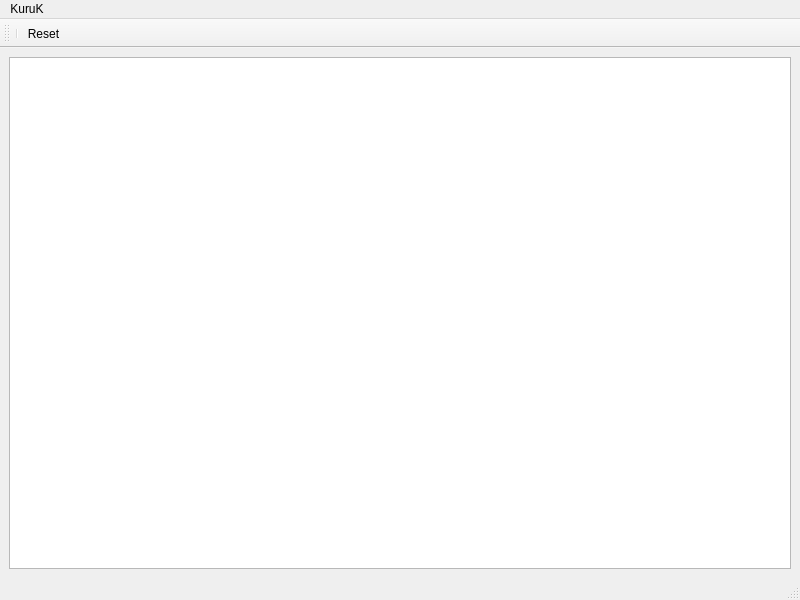
<?xml version="1.0" encoding="UTF-8"?>
<ui version="4.0">
 <class>kuruk</class>
 <widget class="QMainWindow" name="kuruk">
  <property name="geometry">
   <rect>
    <x>0</x>
    <y>0</y>
    <width>800</width>
    <height>600</height>
   </rect>
  </property>
  <property name="windowTitle">
   <string>MainWindow</string>
  </property>
  <widget class="QWidget" name="centralwidget">
   <layout class="QVBoxLayout" name="verticalLayout">
    <item>
     <widget class="Kshetra" name="kshetra">
      <property name="whatsThis">
       <string>&lt;html&gt;&lt;head/&gt;&lt;body&gt;&lt;p&gt;graphics view class showing the field&lt;/p&gt;&lt;p&gt;&lt;br/&gt;&lt;/p&gt;&lt;/body&gt;&lt;/html&gt;</string>
      </property>
      <property name="autoFillBackground">
       <bool>false</bool>
      </property>
      <property name="backgroundBrush">
       <brush brushstyle="NoBrush">
        <color alpha="255">
         <red>0</red>
         <green>170</green>
         <blue>0</blue>
        </color>
       </brush>
      </property>
      <property name="foregroundBrush">
       <brush brushstyle="NoBrush">
        <color alpha="255">
         <red>0</red>
         <green>170</green>
         <blue>0</blue>
        </color>
       </brush>
      </property>
     </widget>
    </item>
   </layout>
  </widget>
  <widget class="QMenuBar" name="menubar">
   <property name="geometry">
    <rect>
     <x>0</x>
     <y>0</y>
     <width>800</width>
     <height>19</height>
    </rect>
   </property>
   <widget class="QMenu" name="menuKuruK">
    <property name="title">
     <string>KuruK</string>
    </property>
    <addaction name="separator"/>
   </widget>
   <addaction name="menuKuruK"/>
  </widget>
  <widget class="QStatusBar" name="statusbar"/>
  <widget class="QToolBar" name="toolBar">
   <property name="windowTitle">
    <string>toolBar</string>
   </property>
   <attribute name="toolBarArea">
    <enum>TopToolBarArea</enum>
   </attribute>
   <attribute name="toolBarBreak">
    <bool>false</bool>
   </attribute>
   <addaction name="separator"/>
   <addaction name="actionreset"/>
  </widget>
  <action name="actionreset">
   <property name="checkable">
    <bool>false</bool>
   </property>
   <property name="icon">
    <iconset resource="icons.qrc">
     <normaloff>:/icons/edit-redo.svg</normaloff>:/icons/edit-redo.svg</iconset>
   </property>
   <property name="text">
    <string>Reset</string>
   </property>
   <property name="toolTip">
    <string>&lt;html&gt;&lt;head/&gt;&lt;body&gt;&lt;p&gt;&lt;span style=&quot; font-weight:700;&quot;&gt;Resets the field &lt;/span&gt;&lt;/p&gt;&lt;p&gt;&lt;br/&gt;&lt;/p&gt;&lt;/body&gt;&lt;/html&gt;</string>
   </property>
   <property name="shortcut">
    <string>Ctrl+R</string>
   </property>
   <property name="menuRole">
    <enum>QAction::NoRole</enum>
   </property>
  </action>
 </widget>
 <customwidgets>
  <customwidget>
   <class>Kshetra</class>
   <extends>QGraphicsView</extends>
   <header>kshetra/kshetra.h</header>
  </customwidget>
 </customwidgets>
 <resources>
  <include location="icons.qrc"/>
 </resources>
 <connections/>
</ui>
